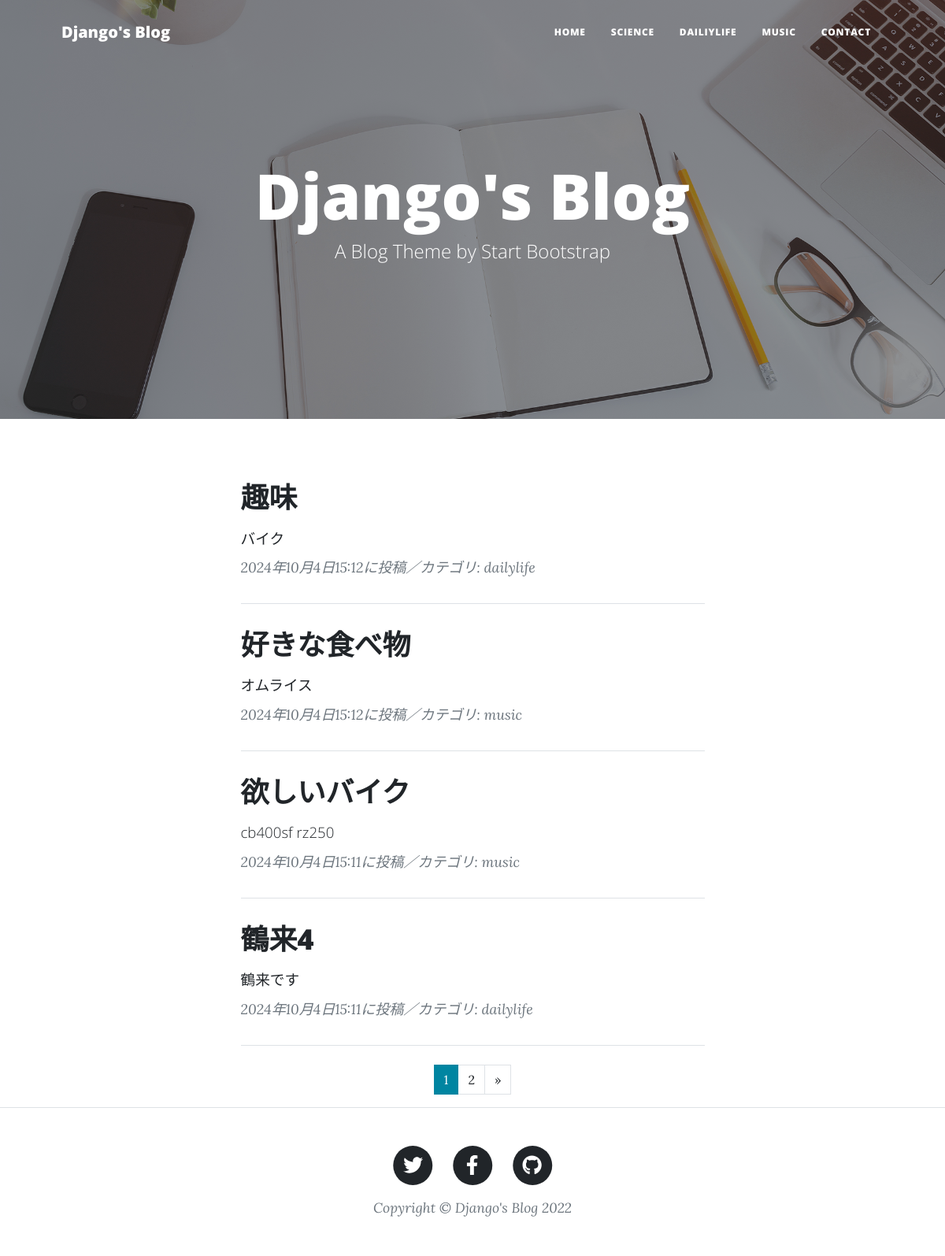
The page / on the database its author committed.
### blogapp/models.py (models this page shows, shortened)
class BlogPost(models.Model):
    CATEGORY = (('science','科学のこと'),
                ('dailylife','日常のこと'),
                ('music','音楽のこと'))
    title = models.CharField(
        verbose_name='タイトル',
        max_length=200
    )
    content = models.TextField(
        verbose_name='本文'
    )
    posted_at = models.DateTimeField(
        verbose_name='投稿日時',
        auto_now_add=True
    )
    category = models.CharField(
        verbose_name='カテゴリ',
        max_length=50,
        choices=CATEGORY
    )

### blogapp/views.py (the view)
# urls.py: path('',views.IndexView.as_view(), name='index'),
class IndexView(ListView):
    template_name = 'index.html'
    context_object_name = 'orderby_records'
    queryset = BlogPost.objects.order_by('-posted_at')
    paginate_by = 4

### blogapp/templates/index.html (shortened to what this page needs)
{% extends 'base.html' %}
{% load static %}
{% block header %}
<header class="masthead" style="background-image: url({% static 'assets/img/home-bg.jpg' %})">
    <div class="container position-relative px-4 px-lg-5">
       <div class="row gx-4 gx-lg-5 justify-content-center">
          <div class="col-md-10 col-lg-8 col-xl-7">
             <div class="site-heading">
                    <h1>Django's Blog</h1>
                    <span class="subheading">A Blog Theme by Start Bootstrap</span>
                </div>
            </div>
        </div>
    </div>
</header>
{% endblock %}
         {% block contents %}
        <div class="container px-4 px-lg-5">
            <div class="row gx-4 gx-lg-5 justify-content-center">
                <div class="col-md-10 col-lg-8 col-xl-7">
                    {% for record in orderby_records %}
                    <div class="post-preview">
                        <a href="{% url 'blogapp:blog_detail' record.pk %}">
                            <h2 class="post-title">
                                {{record.title}}</h2>
                            <h3 class="post-subtitle">
                                <span style="font-size : 14pt">
                                    {{record.content|truncatechars:50}}
                                </span>
                            </h3>
                        </a>
                        <p class="post-meta">
                            {{record.posted_at}}に投稿／カテゴリ:
                            {{record.category}}</p>
                    </div>
                    <hr class="my-4" />
                    {% endfor %}
                    {% include 'pagination.html' %}
                    </div>
                </div>
            </div>
        {% endblock %}

### blogapp/templates/base.html (shortened to what this page needs)
{% load static %}
<!DOCTYPE html>
<html lang="ja">
    <head>
        <link href={% static "css/styles.css" %} rel="stylesheet" />
    </head>
    <body>
        <nav class="navbar navbar-expand-lg navbar-light" id="mainNav">
            <div class="container px-4 px-lg-5">
                <a class="navbar-brand" href={% url 'blogapp:index' %}>Django's Blog</a>
                <div class="collapse navbar-collapse" id="navbarResponsive">
                    <ul class="navbar-nav ms-auto py-4 py-lg-0">
                        <li class="nav-item">
                            <a class="nav-link px-lg-3 py-3 py-lg-4"
                               href="{% url 'blogapp:index' %}">
                               Home</a>
                        </li>
                        <li class="nav-item">
                            <a class="nav-link px-lg-3 py-3 py-lg-4"
                               href="{% url 'blogapp:science_list' %}">
                               SCIENCE</a>
                        </li>
                        <li class="nav-item">
                            <a class="nav-link px-lg-3 py-3 py-lg-4"
                            href="{% url 'blogapp:dailylife_list' %}">
                            DAILIYLIFE</a>
                        </li>
                        <li class="nav-item">
                            <a class="nav-link px-lg-3 py-3 py-lg-4"
                            href="{% url 'blogapp:music_list' %}">
                            MUSIC</a>
                        </li>
                        <li class="nav-item">
                            <a class="nav-link px-lg-3 py-3 py-lg-4"
                            href="{% url 'blogapp:contact' %}">
                            CONTACT</a>
                        </li>
                    </ul>
                </div>
            </div>
        </nav>
       {% block header %}{% endblock %}
        {% block contents %}{% endblock %}
        <footer class="border-top">
            <div class="container px-4 px-lg-5">
                <div class="row gx-4 gx-lg-5 justify-content-center">
                    <div class="col-md-10 col-lg-8 col-xl-7">
                        <ul class="list-inline text-center">
                            <li class="list-inline-item">
                                <a href="https://twitter.com/">
                                    <span class="fa-stack fa-lg">
                                        <i class="fas fa-circle fa-stack-2x"></i>
                                        <i class="fab fa-twitter fa-stack-1x fa-inverse"></i>
                                    </span>
                                </a>
                            </li>
                            <li class="list-inline-item">
                                <a href="https://www.facebook.com/">
                                    <span class="fa-stack fa-lg">
                                        <i class="fas fa-circle fa-stack-2x"></i>
                                        <i class="fab fa-facebook-f fa-stack-1x fa-inverse"></i>
                                    </span>
                                </a>
                            </li>
                            <li class="list-inline-item">
                                <a href="https://github.co.jp/">
                                    <span class="fa-stack fa-lg">
                                        <i class="fas fa-circle fa-stack-2x"></i>
                                        <i class="fab fa-github fa-stack-1x fa-inverse"></i>
                                    </span>
                                </a>
                            </li>
                        </ul>
                        <div class="small text-center text-muted fst-italic">Copyright &copy; Django's Blog 2022</div>
                    </div>
                </div>
            </div>
        </footer>
    </body>
</html>

### blogapp/templates/pagination.html (shortened to what this page needs)
<ul class="pagination"
    style="justify-content:center">
    {% for num in page_obj.paginator.page_range %}
    {% if page_obj.number == num %}
    <li class="page-item active">
        <span class="page-link">{{ num }}</span>
    </li>
    {% else %}
    <li class="page-item">
        <a class="page-link" href="?page={{ num }}">{{ num }}</a>
    </li>
    {% endif %}
{% endfor %}
{% if page_obj.has_next %}
<li class="page-item">
    <a class="page-link"
        href="?page={{ page_oj.next_page_number }}"
        aria-label="Next">
        <span aria-hidden="true">&raquo;</span>
    </a>
</li>
{% endif %}
</ul>

### rows shown on the page
BlogPost: title "趣味", content "バイク", posted_at "2024年10月4日15:12", category "dailylife"
BlogPost: title "好きな食べ物", content "オムライス", posted_at "2024年10月4日15:12", category "music"
BlogPost: title "欲しいバイク", content "cb400sf rz250", posted_at "2024年10月4日15:11", category "music"
BlogPost: title "鶴来4", content "鶴来です", posted_at "2024年10月4日15:11", category "dailylife"

### other values the page prints
{{ num }} "1"
{{ num }} "2"
